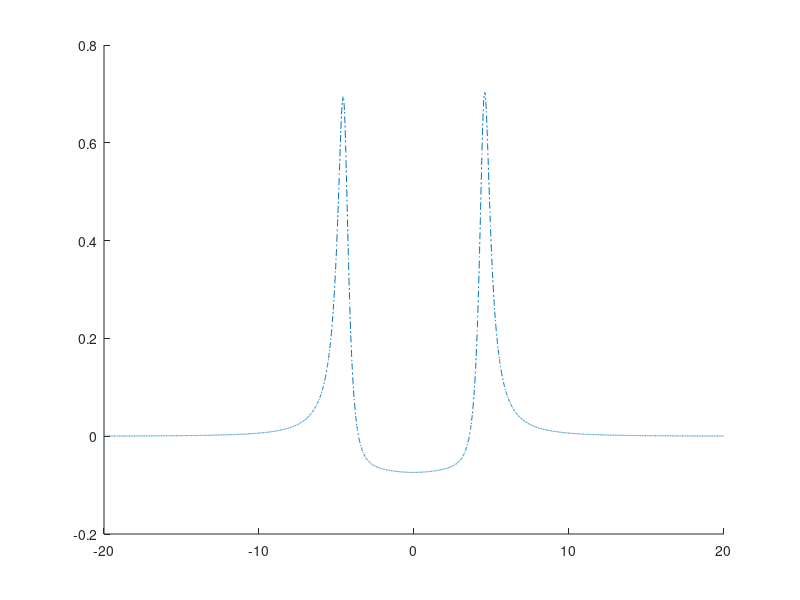

Here is the MATLAB script that generated this plot: (Note: this script raises an error after producing the figure.)
clear;
close all;

deltap=-2e12:0.001e12:2e12;
deltac=1.0e9;
deltab=2.0e9;
g21=3.0e9;
g31=2.0e9;
g41=4.1e11;
K=1.4e17;
omegap=10.08e14;
omega_c=5e11;
omega_d=3e11;
omega_b=0e11;
c=3e8;

Delta1 = deltap+1i*(g21/2);
Delta2 = deltap+deltac+1i*(g31/2);
Delta3 = deltap+deltab+1i*(g41/2);

Dp = (Delta2 + 1i*g31/2).*(Delta3 + 1i*g41/2) - abs(omega_d)^2;
D = (Delta1 + 1i*g21/2).*(Delta2 + 1i*g31/2).*(Delta3 + 1i*g41/2) - ... 
    abs(omega_c)^2.*(Delta3 + 1i*g41/2) + abs(omega_d)^2.*(Delta1 + 1i*g21/2) + 2.*(omega_c).*(omega_d);
A=((2.*c.*K)./(omegap));
%l=3.90e12;
chi1=((-A.*Dp)./D);
%X=(abs(omega_c).^2)*(abs(Delta3 + 1i*g41/2).^2);
%Y=abs(omega_d)*abs(omega_c);
%chi3 =- l*chi1*((abs(Dp).^2 + X+ Y.^2)/ abs(D).^2);
plot(deltap./10.^11, -imag(chi1),'-.' , LineWidth=2.5, DisplayName='\Omega_d=0.0', Color=[0 0 1]); % Blue
hold on;

omega_d=5e11;
Dp = (Delta2 + 1i*g31/2).*(Delta3 + 1i*g41/2) - abs(omega_d)^2;
D = (Delta1 + 1i*g21/2).*(Delta2 + 1i*g31/2).*(Delta3 + 1i*g41/2) - ...
    abs(omega_c)^2.*(Delta3 + 1i*g41/2)- abs(omega_d)^2.*(Delta1 + 1i*g21/2) + 2.*(omega_c).*(omega_d);
A=((2.*c.*K)./(omegap));
%l=3.90e12;
chi1=((-A.*Dp)./D);
%X=(abs(omega_c).^2)*(abs(Delta3 + 1i*g41/2).^2);
%Y=abs(omega_d)*abs(omega_c);
%chi3 =- l*chi1*((abs(Dp).^2 + X + Y.^2)/ abs(D).^2);
plot(deltap./10.^11, imag(chi1), LineWidth=2.5, DisplayName='\Omega_d=2.0', Color=[1 0 0]); % Red
hold on;


omega_d=7e11;
Dp = (Delta2 + 1i*g31/2).*(Delta3 + 1i*g41/2) - abs(omega_d)^2;
D = (Delta1 + 1i*g21/2).*(Delta2 + 1i*g31/2).*(Delta3 + 1i*g41/2) - ...
    abs(omega_c)^2.*(Delta3 + 1i*g41/2)- abs(omega_d)^2.*(Delta1 + 1i*g21/2) + 2.*(omega_c).*(omega_d);
A=((2.*c.*K)./(omegap));
%l=3.90e12;
chi1=((-A.*Dp)./D);
%X=(abs(omega_c).^2)*(abs(Delta3 + 1i*g41/2).^2);
%Y=abs(omega_d)*abs(omega_c);
%chi3 =- l*chi1*((abs(Dp).^2 + X + Y.^2)/ abs(D).^2);
plot(deltap./10.^11, imag(chi1), LineWidth=2.5, DisplayName='\Omega_d=4.0'); % Yellow
hold on;

omega_d=9e11;
Dp = (Delta2 + 1i*g31/2).*(Delta3 + 1i*g41/2) - abs(omega_d)^2;
D = (Delta1 + 1i*g21/2).*(Delta2 + 1i*g31/2).*(Delta3 + 1i*g41/2) - ...
    abs(omega_c)^2.*(Delta3 + 1i*g41/2)- abs(omega_d)^2.*(Delta1 + 1i*g21/2) + 2.*(omega_c).*(omega_d);
A=((2.*c.*K)./(omegap));
%l=3.90e12;
chi1=((-A.*Dp)./D);
%X=(abs(omega_c).^2)*(abs(Delta3 + 1i*g41/2).^2);
%Y=abs(omega_d)*abs(omega_c);
%chi3 =- l*chi1*((abs(Dp).^2 + X+ Y.^2)/ abs(D).^2);
plot(deltap./10.^11, imag(chi1), '--', LineWidth=2.5, DisplayName='\Omega_d=6.0'); % Purple
hold on;

omega_d=11e11;
Dp = (Delta2 + 1i*g31/2).*(Delta3 + 1i*g41/2) - abs(omega_d)^2;
D = (Delta1 + 1i*g21/2).*(Delta2 + 1i*g31/2).*(Delta3 + 1i*g41/2) - ...
    abs(omega_c)^2.*(Delta3 + 1i*g41/2)- abs(omega_d)^2.*(Delta1 + 1i*g21/2) + 2.*(omega_c).*(omega_d);
A=((2.*c.*K)./(omegap));
l=3.90e12;
chi1=((-A.*Dp)./D);
X=(abs(omega_c).^2)*(abs(Delta3 + 1i*g41/2).^2);
Y=abs(omega_d)*abs(omega_c);
chi3 =- l*chi1*((abs(Dp).^2 + X + Y.^2)/ abs(D).^2);
plot(deltap./10.^11, imag(chi1), LineWidth=2.5, DisplayName='\Omega_d=8.0', Color=[0 0.5 0]); % Green
hold on;

lgd = legend('show');
set(lgd, 'FontName', 'Garamond', 'FontSize', 24, 'FontWeight', 'bold', 'EdgeColor', ...
    'w', 'NumColumns', 2, TextColor=[0 0 0]);
legend boxon;
yticks([0, 0.25, 0.5, 0.75, 1]);
set(gca, FontName='Garamond', FontSize=42, FontWeight='bold', XColor=[0 0 0], YColor=[0 0 0]);
xlabel('\Delta_p/\gamma^{\prime}_{31}', FontName='Garamond', FontSize=42, FontWeight='bold', Color=[0 0 0]);
ylabel('Im\chi^{(1)}', FontName='Garamond', FontSize=42, FontWeight='bold', Color=[0 0 0]);
%title('\Delta_p vs Re\chi^{(1)}', FontName='Garamond', FontSize=27, FontWeight='bold');
grid on;

folder_path = "C:\Users\Ryuki\Downloads\PLOTS";
file = fullfile(folder_path, 'Img_chi1_Omega_d.jpeg');
fig = gcf;
set(fig, 'Units', 'pixels');
fig.Position = [100, 100, 1280, 720];  % [left, bottom, width, height]
exportgraphics(fig, file, 'Resolution', 300);